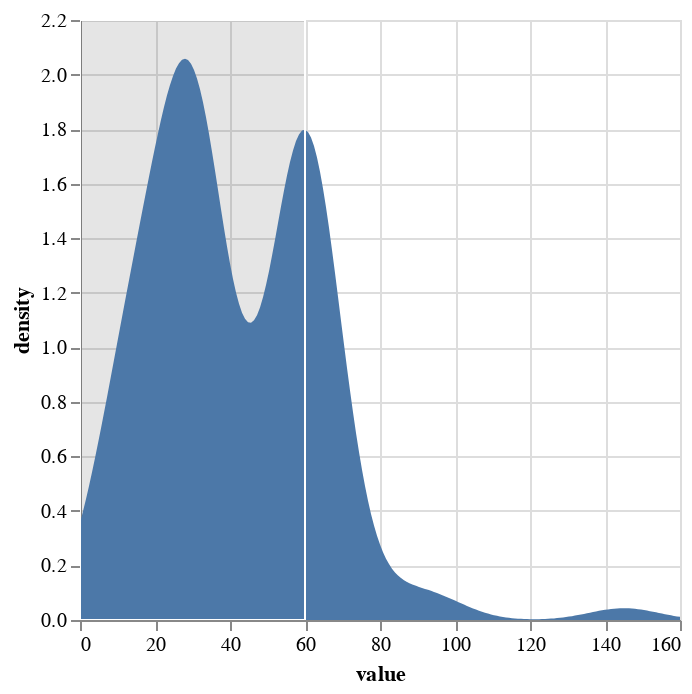

Write notebook code for a chart like this one.
### Code cell
headways_url = "https://raw.githubusercontent.com/kcanderson/vega-lite-test/refs/heads/main/data/headways.json"
alt.data_transformers.enable("vegafusion")

brush = alt.selection_interval(encodings=['x'], value={'x': [0, 60]}, name="interval1")

base = alt.Chart(
    headways_url
)

hist = base.transform_filter(
      (alt.datum["service_id"] == "WK")
).transform_aggregate(
    median="median(headway_minutes)",
    q1="q1(headway_minutes)",
    q3="q3(headway_minutes)",
    min="min(headway_minutes)",
    max="max(headway_minutes)",
    mean="mean(headway_minutes)",
    groupby=["route_id"],
).transform_density(
    density="median",
   # groupby=['Species'],
    extent= [0, 160],
    counts = True,
    #steps=200
).mark_area().encode(
    alt.X('value:Q'),
    alt.Y('density:Q'),
    #alt.Color('Species:N')
).add_params(brush)


hist

### Figure 1 — Vega specification as saved in the notebook (floating-point values rounded to 4 significant figures)
{"$schema": "https://vega.github.io/schema/vega/v6.json", "data": [{"name": "_server_source_0", "values": [{"route_id": "0", "median": 15.0, "q1": 15.0, "q3": 15.0, "min": 10.0, "max": 60.0, "mean": 16.01}, {"route_id": "0B", "median": 30.0, "q1": 30.0, "q3": 30.0, "min": 26.0, "max": 34.0, "mean": 30.01}, {"route_id": "0L", "median": 15.0, "q1": 15.0, "q3": 15.0, "min": 13.0, "max": 16.0, "mean": 14.95}, {"route_id": "1", "median": 60.0, "q1": 60.0, "q3": 60.0, "min": 57.0, "max": 63.0, "mean": 60.0}, {"route_id": "10", "median": 28.0, "q1": 12.25, "q3": 32.0, "min": 0.0, "max": 61.0, "mean": 25.59}, {"route_id": "100", "median": 30.0, "q1": 30.0, "q3": 57.0, "min": 0.0, "max": 60.0, "mean": 33.09}, {"route_id": "104L", "median": 60.0, "q1": 38.5, "q3": 60.0, "min": 27.0, "max": 90.0, "mean": 55.0}, {"route_id": "105", "median": 15.0, "q1": 15.0, "q3": 15.0, "min": 10.0, "max": 75.0, "mean": 18.4}, {"route_id": "11", "median": 30.0, "q1": 29.0, "q3": 33.5, "min": 7.0, "max": 65.0, "mean": 33.23}, {"route_id": "112", "median": 60.0, "q1": 60.0, "q3": 60.0, "min": 58.0, "max": 61.0, "mean": 59.91}, {"route_id": "116X", "median": 60.0, "q1": 58.0, "q3": 60.5, "min": 52.0, "max": 62.0, "mean": 58.5}, {"route_id": "12", "median": 23.0, "q1": 14.5, "q3": 30.0, "min": 0.0, "max": 32.0, "mean": 20.21}, {"route_id": "120", "median": 40.0, "q1": 30.0, "q3": 60.0, "min": 16.0, "max": 68.0, "mean": 43.15}, {"route_id": "120L", "median": 60.0, "q1": 60.0, "q3": 60.0, "min": 57.0, "max": 62.0, "mean": 60.06}, {"route_id": "120X", "median": 30.0, "q1": 15.0, "q3": 30.0, "min": 15.0, "max": 60.0, "mean": 25.45}, {"route_id": "121", "median": 15.0, "q1": 15.0, "q3": 17.0, "min": 1.0, "max": 59.0, "mean": 18.53}, {"route_id": "130", "median": 30.0, "q1": 30.0, "q3": 30.0, "min": 27.0, "max": 68.0, "mean": 31.37}, {"route_id": "133", "median": 30.0, "q1": 30.0, "q3": 30.0, "min": 27.0, "max": 68.0, "mean": 32.18}, {"route_id": "135", "median": 40.0, "q1": 30.0, "q3": 60.0, "min": 20.0, "max": 90.0, "mean": 41.42}, {"route_id": "139", "median": 60.0, "q1": 60.0, "q3": 60.0, "min": 56.0, "max": 64.0, "mean": 60.0}, {"route_id": "14", "median": 30.0, "q1": 30.0, "q3": 30.0, "min": 29.0, "max": 60.0, "mean": 31.16}, {"route_id": "145X", "median": 83.0, "q1": 76.5, "q3": 89.5, "min": 70.0, "max": 96.0, "mean": 83.0}, {"route_id": "15", "median": 10.0, "q1": 9.0, "q3": 15.0, "min": 0.0, "max": 33.0, "mean": 12.18}, {"route_id": "153", "median": 15.0, "q1": 15.0, "q3": 16.0, "min": 1.0, "max": 70.0, "mean": 19.26}, {"route_id": "15L", "median": 10.0, "q1": 7.0, "q3": 14.0, "min": 0.0, "max": 60.0, "mean": 11.33}, {"route_id": "16", "median": 10.0, "q1": 10.0, "q3": 15.0, "min": 5.0, "max": 34.0, "mean": 14.47}, {"route_id": "169", "median": 60.0, "q1": 60.0, "q3": 60.0, "min": 57.0, "max": 67.0, "mean": 60.1}, {"route_id": "169L", "median": 60.0, "q1": 53.0, "q3": 86.0, "min": 30.0, "max": 307.0, "mean": 110.4}, {"route_id": "17", "median": 15.0, "q1": 15.0, "q3": 18.75, "min": 13.0, "max": 31.0, "mean": 18.74}, {"route_id": "19", "median": 30.0, "q1": 30.0, "q3": 30.0, "min": 27.0, "max": 66.0, "mean": 33.59}, {"route_id": "20", "median": 30.0, "q1": 24.25, "q3": 32.75, "min": 3.0, "max": 81.0, "mean": 32.44}, {"route_id": "204", "median": 17.0, "q1": 15.0, "q3": 30.0, "min": 7.0, "max": 35.0, "mean": 21.62}, {"route_id": "205", "median": 30.0, "q1": 30.0, "q3": 30.0, "min": 5.0, "max": 60.0, "mean": 31.55}, {"route_id": "206", "median": 36.5, "q1": 28.25, "q3": 59.25, "min": 2.0, "max": 60.0, "mean": 38.11}, {"route_id": "208", "median": 60.0, "q1": 60.0, "q3": 60.0, "min": 7.0, "max": 75.0, "mean": 58.19}, {"route_id": "21", "median": 30.0, "q1": 30.0, "q3": 36.5, "min": 0.0, "max": 63.0, "mean": 34.1}, {"route_id": "225", "median": 34.0, "q1": 30.0, "q3": 54.75, "min": 8.0, "max": 82.0, "mean": 41.81}, {"route_id": "225D", "median": 45.0, "q1": 30.0, "q3": 60.0, "min": 15.0, "max": 107.0, "mean": 47.45}, {"route_id": "225T", "median": 145.0, "q1": 61.0, "q3": 365.5, "min": 32.0, "max": 453.0, "mean": 207.8}, {"route_id": "228A", "median": 60.0, "q1": 60.0, "q3": 60.0, "min": 56.0, "max": 184.0, "mean": 74.41}, {"route_id": "228F", "median": 60.5, "q1": 59.75, "q3": 151.0, "min": 57.0, "max": 418.0, "mean": 149.4}, {"route_id": "24", "median": 60.0, "q1": 57.25, "q3": 60.0, "min": 19.0, "max": 69.0, "mean": 56.66}, {"route_id": "28", "median": 60.0, "q1": 45.0, "q3": 60.0, "min": 15.0, "max": 92.0, "mean": 51.75}, {"route_id": "3", "median": 30.0, "q1": 29.0, "q3": 31.75, "min": 1.0, "max": 80.0, "mean": 32.94}, {"route_id": "30", "median": 15.0, "q1": 15.0, "q3": 15.0, "min": 14.0, "max": 60.0, "mean": 19.05}, {"route_id": "31", "median": 10.0, "q1": 10.0, "q3": 15.0, "min": 0.0, "max": 45.0, "mean": 12.51}, {"route_id": "32", "median": 60.0, "q1": 60.0, "q3": 60.0, "min": 44.0, "max": 66.0, "mean": 59.6}, {"route_id": "323", "median": 60.0, "q1": 60.0, "q3": 60.0, "min": 58.0, "max": 63.0, "mean": 60.0}, {"route_id": "324", "median": 30.0, "q1": 30.0, "q3": 30.0, "min": 29.0, "max": 35.0, "mean": 30.09}, {"route_id": "326", "median": 30.0, "q1": 30.0, "q3": 30.0, "min": 29.0, "max": 31.0, "mean": 30.0}, {"route_id": "327", "median": 60.0, "q1": 60.0, "q3": 60.0, "min": 59.0, "max": 60.0, "mean": 59.95}, {"route_id": "35", "median": 30.0, "q1": 30.0, "q3": 30.0, "min": 15.0, "max": 60.0, "mean": 30.46}, {"route_id": "36", "median": 60.0, "q1": 60.0, "q3": 60.0, "min": 11.0, "max": 60.0, "mean": 58.29}, {"route_id": "37", "median": 30.0, "q1": 29.0, "q3": 30.0, "min": 1.0, "max": 377.0, "mean": 53.77}, {"route_id": "38", "median": 30.0, "q1": 30.0, "q3": 30.0, "min": 26.0, "max": 76.0, "mean": 34.03}, {"route_id": "3L", "median": 60.0, "q1": 60.0, "q3": 60.0, "min": 60.0, "max": 60.0, "mean": 60.0}, {"route_id": "4", "median": 30.0, "q1": 30.0, "q3": 60.0, "min": 28.0, "max": 63.0, "mean": 40.47}, {"route_id": "40", "median": 15.0, "q1": 15.0, "q3": 15.0, "min": 9.0, "max": 55.0, "mean": 18.21}, {"route_id": "402L", "median": 60.0, "q1": 60.0, "q3": 60.0, "min": 35.0, "max": 65.0, "mean": 59.26}, {"route_id": "42", "median": 27.5, "q1": 15.0, "q3": 30.0, "min": 3.0, "max": 48.0, "mean": 22.73}, {"route_id": "43", "median": 15.0, "q1": 15.0, "q3": 30.0, "min": 12.0, "max": 60.0, "mean": 19.45}, {"route_id": "44", "median": 60.0, "q1": 58.5, "q3": 60.0, "min": 24.0, "max": 69.0, "mean": 54.05}, {"route_id": "45", "median": 30.0, "q1": 30.0, "q3": 30.0, "min": 5.0, "max": 52.0, "mean": 29.59}, {"route_id": "46", "median": 30.0, "q1": 30.0, "q3": 30.0, "min": 30.0, "max": 30.0, "mean": 30.0}, {"route_id": "48", "median": 30.0, "q1": 30.0, "q3": 30.75, "min": 26.0, "max": 60.0, "mean": 30.58}, {"route_id": "483", "median": 60.0, "q1": 58.0, "q3": 60.0, "min": 33.0, "max": 72.0, "mean": 58.45}, {"route_id": "49", "median": 30.0, "q1": 30.0, "q3": 30.0, "min": 28.0, "max": 60.0, "mean": 32.78}, {"route_id": "51", "median": 30.0, "q1": 30.0, "q3": 30.0, "min": 28.0, "max": 79.0, "mean": 34.0}, {"route_id": "52", "median": 30.0, "q1": 30.0, "q3": 30.0, "min": 10.0, "max": 71.0, "mean": 35.49}, {"route_id": "520", "median": 60.0, "q1": 60.0, "q3": 60.0, "min": 60.0, "max": 60.0, "mean": 60.0}, {"route_id": "59", "median": 60.0, "q1": 60.0, "q3": 60.0, "min": 58.0, "max": 70.0, "mean": 60.96}, {"route_id": "6", "median": 30.0, "q1": 30.0, "q3": 30.0, "min": 15.0, "max": 69.0, "mean": 32.4}, {"route_id": "65", "median": 30.0, "q1": 30.0, "q3": 30.0, "min": 3.0, "max": 63.0, "mean": 30.35}, {"route_id": "66", "median": 60.0, "q1": 58.5, "q3": 60.0, "min": 29.0, "max": 64.0, "mean": 57.03}, {"route_id": "7", "median": 30.0, "q1": 30.0, "q3": 30.0, "min": 20.0, "max": 40.0, "mean": 29.86}, {"route_id": "72", "median": 60.0, "q1": 60.0, "q3": 60.0, "min": 57.0, "max": 64.0, "mean": 60.0}, {"route_id": "73", "median": 15.0, "q1": 15.0, "q3": 16.5, "min": 1.0, "max": 33.0, "mean": 18.11}, {"route_id": "76", "median": 30.0, "q1": 30.0, "q3": 30.0, "min": 0.0, "max": 91.0, "mean": 35.21}, {"route_id": "8", "median": 31.0, "q1": 29.0, "q3": 59.0, "min": 0.0, "max": 67.0, "mean": 36.9}, {"route_id": "83D", "median": 30.0, "q1": 30.0, "q3": 30.0, "min": 24.0, "max": 60.0, "mean": 30.33}, {"route_id": "83L", "median": 30.0, "q1": 30.0, "q3": 30.0, "min": 15.0, "max": 45.0, "mean": 29.93}, {"route_id": "88", "median": 30.0, "q1": 30.0, "q3": 60.0, "min": 30.0, "max": 60.0, "mean": 41.54}, {"route_id": "88L", "median": 60.0, "q1": 60.0, "q3": 60.0, "min": 59.0, "max": 60.0, "mean": 59.97}, {"route_id": "9", "median": 60.0, "q1": 60.0, "q3": 63.0, "min": 58.0, "max": 65.0, "mean": 61.36}, {"route_id": "92", "median": 30.0, "q1": 30.0, "q3": 31.0, "min": 28.0, "max": 64.0, "mean": 35.85}, {"route_id": "93L", "median": 60.0, "q1": 60.0, "q3": 60.0, "min": 57.0, "max": 62.0, "mean": 59.73}, {"route_id": "99", "median": 30.0, "q1": 30.0, "q3": 30.0, "min": 30.0, "max": 60.0, "mean": 33.56}, {"route_id": "AB1", "median": 60.0, "q1": 60.0, "q3": 60.0, "min": 20.0, "max": 120.0, "mean": 56.91}, {"route_id": "AB2", "median": 60.0, "q1": 60.0, "q3": 62.5, "min": 59.0, "max": 420.0, "mean": 103.6}, {"route_id": "ART", "median": 60.0, "q1": 60.0, "q3": 62.0, "min": 43.0, "max": 70.0, "mean": 60.27}, {"route_id": "AT", "median": 60.0, "q1": 49.0, "q3": 60.0, "min": 7.0, "max": 68.0, "mean": 48.17}, {"route_id": "BOLT", "median": 30.0, "q1": 30.0, "q3": 60.0, "min": 27.0, "max": 60.0, "mean": 40.46}, {"route_id": "BOND", "median": 15.0, "q1": 15.0, "q3": 15.0, "min": 12.0, "max": 30.0, "mean": 17.91}, {"route_id": "CV", "median": 58.5, "q1": 56.75, "q3": 60.0, "min": 56.0, "max": 60.0, "mean": 58.25}, {"route_id": "DASH", "median": 21.0, "q1": 15.0, "q3": 30.0, "min": 7.0, "max": 86.0, "mean": 26.76}, {"route_id": "EV", "median": 60.0, "q1": 60.0, "q3": 60.0, "min": 60.0, "max": 60.0, "mean": 60.0}, {"route_id": "FF1", "median": 15.0, "q1": 15.0, "q3": 15.0, "min": 13.0, "max": 32.0, "mean": 18.14}, {"route_id": "FF2", "median": 25.0, "q1": 15.0, "q3": 38.0, "min": 7.0, "max": 536.0, "mean": 84.2}, {"route_id": "FF4", "median": 50.0, "q1": 37.0, "q3": 65.0, "min": 30.0, "max": 378.0, "mean": 91.47}, {"route_id": "FF5", "median": 69.0, "q1": 46.75, "q3": 88.75, "min": 25.0, "max": 413.0, "mean": 123.8}, {"route_id": "FMR", "median": 10.0, "q1": 10.0, "q3": 10.0, "min": 9.0, "max": 369.0, "mean": 20.01}, {"route_id": "FREE", "median": 4.5, "q1": 4.5, "q3": 4.5, "min": 4.5, "max": 10.5, "mean": 5.25}, {"route_id": "GS", "median": 89.5, "q1": 86.0, "q3": 357.0, "min": 82.0, "max": 449.0, "mean": 206.8}, {"route_id": "JUMP", "median": 15.0, "q1": 11.0, "q3": 21.0, "min": 4.0, "max": 60.0, "mean": 17.35}, {"route_id": "LD1", "median": 60.0, "q1": 57.75, "q3": 78.0, "min": 40.0, "max": 480.0, "mean": 138.5}, {"route_id": "LD3", "median": 60.0, "q1": 60.0, "q3": 82.0, "min": 3.0, "max": 120.0, "mean": 68.17}, {"route_id": "LX2", "median": 96.5, "q1": 83.25, "q3": 398.5, "min": 60.0, "max": 502.0, "mean": 222.2}, {"route_id": "NB1", "median": 60.0, "q1": 48.0, "q3": 78.5, "min": 35.0, "max": 90.0, "mean": 63.7}, {"route_id": "NB2", "median": 65.0, "q1": 60.0, "q3": 86.0, "min": 60.0, "max": 130.0, "mean": 79.25}, {"route_id": "PD", "median": 65.5, "q1": 58.5, "q3": 72.75, "min": 54.0, "max": 78.0, "mean": 65.75}, {"route_id": "RX", "median": 59.0, "q1": 35.25, "q3": 64.75, "min": 17.0, "max": 451.0, "mean": 127.1}, {"route_id": "SKIP", "median": 10.0, "q1": 10.0, "q3": 10.0, "min": 5.0, "max": 30.0, "mean": 10.78}]}, {"name": "interval1_store", "values": [{"unit": "", "fields": [{"field": "value", "channel": "x", "type": "R"}], "values": [[0, 60]]}]}, {"name": "source_0", "source": "_server_source_0", "transform": [{"type": "kde", "field": "median", "as": ["value", "density"], "extent": [0, 160], "resolve": "shared", "counts": true}, {"type": "impute", "field": "density", "key": "value", "method": "value", "groupby": [], "value": 0}, {"type": "stack", "field": "density", "groupby": ["value"], "sort": {"field": [], "order": []}, "as": ["density_start", "density_end"], "offset": "zero"}, {"type": "project", "fields": ["density", "density_end", "density_start", "value"]}]}, {"name": "source_0_x_domain_value", "source": "source_0", "transform": [{"type": "formula", "expr": "+datum['value']", "as": "value"}, {"type": "aggregate", "groupby": [], "fields": ["value", "value"], "ops": ["min", "max"], "as": ["min", "max"]}]}], "signals": [{"name": "unit", "value": {}, "on": [{"events": "pointermove", "update": "isTuple(group()) ? group() : unit"}]}, {"name": "interval1", "update": "vlSelectionResolve(\"interval1_store\", \"union\")"}, {"name": "interval1_x", "init": "[scale(\"x\", 0), scale(\"x\", 60)]", "on": [{"events": {"source": "scope", "filter": ["!event.item || event.item.mark.name !== \"interval1_brush\""], "type": "pointerdown"}, "update": "[x(unit), x(unit)]"}, {"events": {"source": "window", "between": [{"source": "scope", "filter": ["!event.item || event.item.mark.name !== \"interval1_brush\""], "type": "pointerdown"}, {"source": "window", "type": "pointerup"}], "consume": true, "type": "pointermove"}, "update": "[interval1_x[0], clamp(x(unit), 0, width)]"}, {"events": {"signal": "interval1_scale_trigger"}, "update": "[scale(\"x\", interval1_value[0]), scale(\"x\", interval1_value[1])]"}, {"events": [{"source": "view", "type": "dblclick"}], "update": "[0, 0]"}, {"events": {"signal": "interval1_translate_delta"}, "update": "clampRange(panLinear(interval1_translate_anchor.extent_x, interval1_translate_delta.x / span(interval1_translate_anchor.extent_x)), 0, width)"}, {"events": {"signal": "interval1_zoom_delta"}, "update": "clampRange(zoomLinear(interval1_x, interval1_zoom_anchor.x, interval1_zoom_delta), 0, width)"}]}, {"name": "interval1_value", "init": "[0, 60]", "on": [{"events": {"signal": "interval1_x"}, "update": "interval1_x[0] === interval1_x[1] ? null : invert(\"x\", interval1_x)"}]}, {"name": "interval1_scale_trigger", "value": {}, "on": [{"events": [{"scale": "x"}], "update": "(!isArray(interval1_value) || (+invert(\"x\", interval1_x)[0] === +interval1_value[0] && +invert(\"x\", interval1_x)[1] === +interval1_value[1])) ? interval1_scale_trigger : {}"}]}, {"name": "interval1_tuple", "init": "{unit: \"\", fields: interval1_tuple_fields, values: [[0, 60]]}", "on": [{"events": [{"signal": "interval1_value"}], "update": "interval1_value ? {unit: \"\", fields: interval1_tuple_fields, values: [interval1_value]} : null"}]}, {"name": "interval1_tuple_fields", "value": [{"field": "value", "channel": "x", "type": "R"}]}, {"name": "interval1_translate_anchor", "value": {}, "on": [{"events": [{"source": "scope", "markname": "interval1_brush", "type": "pointerdown"}], "update": "{x: x(unit), y: y(unit), extent_x: slice(interval1_x)}"}]}, {"name": "interval1_translate_delta", "value": {}, "on": [{"events": [{"source": "window", "between": [{"source": "scope", "markname": "interval1_brush", "type": "pointerdown"}, {"source": "window", "type": "pointerup"}], "type": "pointermove", "consume": true}], "update": "{x: interval1_translate_anchor.x - x(unit), y: interval1_translate_anchor.y - y(unit)}"}]}, {"name": "interval1_zoom_anchor", "on": [{"events": [{"source": "scope", "markname": "interval1_brush", "type": "wheel", "consume": true}], "update": "{x: x(unit), y: y(unit)}"}]}, {"name": "interval1_zoom_delta", "on": [{"events": [{"source": "scope", "markname": "interval1_brush", "type": "wheel", "consume": true}], "update": "pow(1.001, event.deltaY * pow(16, event.deltaMode))", "force": true}]}, {"name": "interval1_modify", "on": [{"events": {"signal": "interval1_tuple"}, "update": "modify(\"interval1_store\", interval1_tuple, true)"}]}], "marks": [{"type": "rect", "name": "interval1_brush_bg", "encode": {"enter": {"fillOpacity": {"value": 0.125}, "fill": {"value": "#333"}}, "update": {"y": [{"value": 0, "test": "data(\"interval1_store\").length && data(\"interval1_store\")[0].unit === \"\""}, {"value": 0}], "y2": [{"field": {"signal": null, "datum": null, "group": "height", "parent": null}, "test": "data(\"interval1_store\").length && data(\"interval1_store\")[0].unit === \"\""}, {"value": 0}], "x2": [{"signal": "interval1_x[1]", "test": "data(\"interval1_store\").length && data(\"interval1_store\")[0].unit === \"\""}, {"value": 0}], "x": [{"signal": "interval1_x[0]", "test": "data(\"interval1_store\").length && data(\"interval1_store\")[0].unit === \"\""}, {"value": 0}]}}, "clip": true}, {"type": "area", "name": "marks", "from": {"data": "source_0"}, "sort": {"field": "x"}, "encode": {"update": {"y": {"field": "density_end", "scale": "y"}, "fill": {"value": "#4c78a8"}, "x": {"field": "value", "scale": "x"}, "y2": {"field": "density_start", "scale": "y"}, "defined": {"signal": "isValid(datum[\"value\"]) && isFinite(+datum[\"value\"]) && isValid(datum[\"density\"]) && isFinite(+datum[\"density\"])"}, "orient": {"value": "vertical"}}}, "style": ["area"], "interactive": true}, {"type": "rect", "name": "interval1_brush", "encode": {"update": {"x2": [{"signal": "interval1_x[1]", "test": "data(\"interval1_store\").length && data(\"interval1_store\")[0].unit === \"\""}, {"value": 0}], "y": [{"value": 0, "test": "data(\"interval1_store\").length && data(\"interval1_store\")[0].unit === \"\""}, {"value": 0}], "x": [{"signal": "interval1_x[0]", "test": "data(\"interval1_store\").length && data(\"interval1_store\")[0].unit === \"\""}, {"value": 0}], "y2": [{"field": {"signal": null, "datum": null, "group": "height", "parent": null}, "test": "data(\"interval1_store\").length && data(\"interval1_store\")[0].unit === \"\""}, {"value": 0}], "stroke": [{"value": "white", "test": "interval1_x[0] !== interval1_x[1]"}, {}]}, "enter": {"cursor": {"value": "move"}, "fill": {"value": "transparent"}}}, "clip": true}], "scales": [{"name": "x", "type": "linear", "domain": [{"signal": "(data(\"source_0_x_domain_value\")[0] || {}).min"}, {"signal": "(data(\"source_0_x_domain_value\")[0] || {}).max"}], "range": [0, {"signal": "width"}], "nice": true, "zero": false}, {"name": "y", "type": "linear", "domain": {"data": "source_0", "fields": ["density_start", "density_end"]}, "range": [{"signal": "height"}, 0], "zero": true, "nice": true}], "axes": [{"scale": "x", "zindex": 0, "grid": true, "domain": false, "labels": false, "orient": "bottom", "aria": false, "minExtent": 0, "ticks": false, "maxExtent": 0, "tickCount": {"signal": "ceil(width/40)"}, "gridScale": "y"}, {"scale": "y", "ticks": false, "minExtent": 0, "tickCount": {"signal": "ceil(height/40)"}, "grid": true, "orient": "left", "aria": false, "zindex": 0, "domain": false, "labels": false, "gridScale": "x", "maxExtent": 0}, {"scale": "x", "tickCount": {"signal": "ceil(width/40)"}, "grid": false, "labelFlush": true, "labelOverlap": true, "title": "value", "zindex": 0, "orient": "bottom"}, {"scale": "y", "labelOverlap": true, "grid": false, "zindex": 0, "orient": "left", "title": "density", "tickCount": {"signal": "ceil(height/40)"}}], "padding": 5, "style": "cell", "background": "white", "width": 300, "height": 300}
